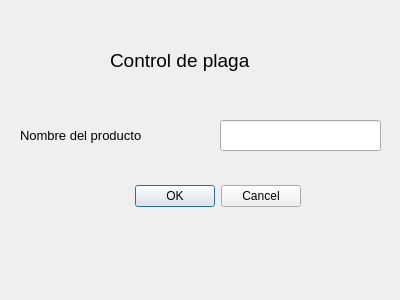
<?xml version="1.0" encoding="UTF-8"?>
<ui version="4.0">
 <class>Dialog</class>
 <widget class="QDialog" name="Dialog">
  <property name="geometry">
   <rect>
    <x>0</x>
    <y>0</y>
    <width>400</width>
    <height>300</height>
   </rect>
  </property>
  <property name="windowTitle">
   <string>Dialog</string>
  </property>
  <widget class="QDialogButtonBox" name="buttonBox">
   <property name="geometry">
    <rect>
     <x>100</x>
     <y>180</y>
     <width>201</width>
     <height>32</height>
    </rect>
   </property>
   <property name="orientation">
    <enum>Qt::Horizontal</enum>
   </property>
   <property name="standardButtons">
    <set>QDialogButtonBox::Cancel|QDialogButtonBox::Ok</set>
   </property>
  </widget>
  <widget class="QLabel" name="label">
   <property name="geometry">
    <rect>
     <x>110</x>
     <y>40</y>
     <width>201</width>
     <height>41</height>
    </rect>
   </property>
   <property name="font">
    <font>
     <pointsize>14</pointsize>
    </font>
   </property>
   <property name="text">
    <string>Control de plaga</string>
   </property>
  </widget>
  <widget class="QLabel" name="label_2">
   <property name="geometry">
    <rect>
     <x>20</x>
     <y>120</y>
     <width>161</width>
     <height>31</height>
    </rect>
   </property>
   <property name="font">
    <font>
     <pointsize>10</pointsize>
    </font>
   </property>
   <property name="text">
    <string>Nombre del producto</string>
   </property>
  </widget>
  <widget class="QLineEdit" name="lineEdit">
   <property name="geometry">
    <rect>
     <x>220</x>
     <y>120</y>
     <width>161</width>
     <height>31</height>
    </rect>
   </property>
   <property name="font">
    <font>
     <pointsize>10</pointsize>
    </font>
   </property>
  </widget>
 </widget>
 <resources/>
 <connections>
  <connection>
   <sender>buttonBox</sender>
   <signal>accepted()</signal>
   <receiver>Dialog</receiver>
   <slot>accept()</slot>
   <hints>
    <hint type="sourcelabel">
     <x>248</x>
     <y>254</y>
    </hint>
    <hint type="destinationlabel">
     <x>157</x>
     <y>274</y>
    </hint>
   </hints>
  </connection>
  <connection>
   <sender>buttonBox</sender>
   <signal>rejected()</signal>
   <receiver>Dialog</receiver>
   <slot>reject()</slot>
   <hints>
    <hint type="sourcelabel">
     <x>316</x>
     <y>260</y>
    </hint>
    <hint type="destinationlabel">
     <x>286</x>
     <y>274</y>
    </hint>
   </hints>
  </connection>
 </connections>
</ui>
